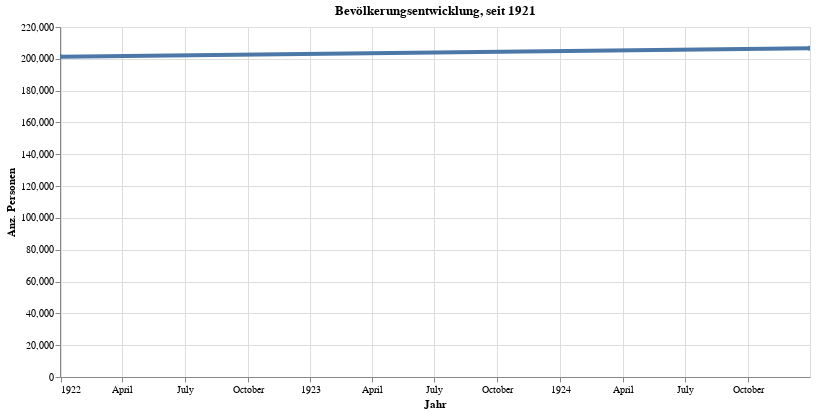

Notebook cell for this chart:
### Code cell
myTitle="Bevölkerungsentwicklung, seit "+data_min_date

highlight = alt.selection(type='single', on='mouseover',
                          fields=['sum_WBev'], nearest=True)
#x='date:StichtagDatJahr',
base = alt.Chart(myAggAll.reset_index().query('sum_WBev>30'), title=myTitle).encode(
    x=alt.X('StichtagDatJahr', axis=alt.Axis(title='Jahr'))# , axis=alt.Axis(format='%', title='percentage')
    , y=alt.X('sum_WBev', axis=alt.Axis(title='Anz. Personen'))
    #, color=alt.Color('QuarLang', legend=alt.Legend(title="Altersgruppen", orient="right"))  
    ,tooltip=['StichtagDatJahr','sum_WBev']    
)
points = base.mark_circle().encode(
    opacity=alt.value(0.75)
).add_selection(
    highlight
).properties(
    width=750 , height=350
)
lines = base.mark_line().encode(
    size=alt.condition(~highlight, alt.value(0.5), alt.value(4))
).interactive()

lines + points

### Figure 1 — Vega-Lite specification as saved in the notebook (floating-point values rounded to 4 significant figures)
{"config": {"view": {"continuousWidth": 400, "continuousHeight": 300}}, "layer": [{"mark": "line", "encoding": {"size": {"condition": {"value": 0.5, "selection": {"not": "selector001"}}, "value": 4}, "tooltip": [{"type": "temporal", "field": "StichtagDatJahr"}, {"type": "quantitative", "field": "sum_WBev"}], "x": {"type": "temporal", "axis": {"title": "Jahr"}, "field": "StichtagDatJahr"}, "y": {"type": "quantitative", "axis": {"title": "Anz. Personen"}, "field": "sum_WBev"}}, "selection": {"selector002": {"type": "interval", "bind": "scales", "encodings": ["x", "y"]}}, "title": "Bevölkerungsentwicklung, seit 1921"}, {"mark": "circle", "encoding": {"opacity": {"value": 0.75}, "tooltip": [{"type": "temporal", "field": "StichtagDatJahr"}, {"type": "quantitative", "field": "sum_WBev"}], "x": {"type": "temporal", "axis": {"title": "Jahr"}, "field": "StichtagDatJahr"}, "y": {"type": "quantitative", "axis": {"title": "Anz. Personen"}, "field": "sum_WBev"}}, "height": 350, "selection": {"selector001": {"type": "single", "on": "mouseover", "fields": ["sum_WBev"], "nearest": true}}, "title": "Bevölkerungsentwicklung, seit 1921", "width": 750}], "data": {"name": "data-7bf1372cb2929372a7a58f9afb84fb3a"}, "$schema": "https://vega.github.io/schema/vega-lite/v4.8.1.json", "datasets": {"data-7bf1372cb2929372a7a58f9afb84fb3a": [{"StichtagDatJahr": "1924-12-31T00:00:00", "sum_WBev": 206700.0}, {"StichtagDatJahr": "1921-12-31T00:00:00", "sum_WBev": 201200.0}]}}
